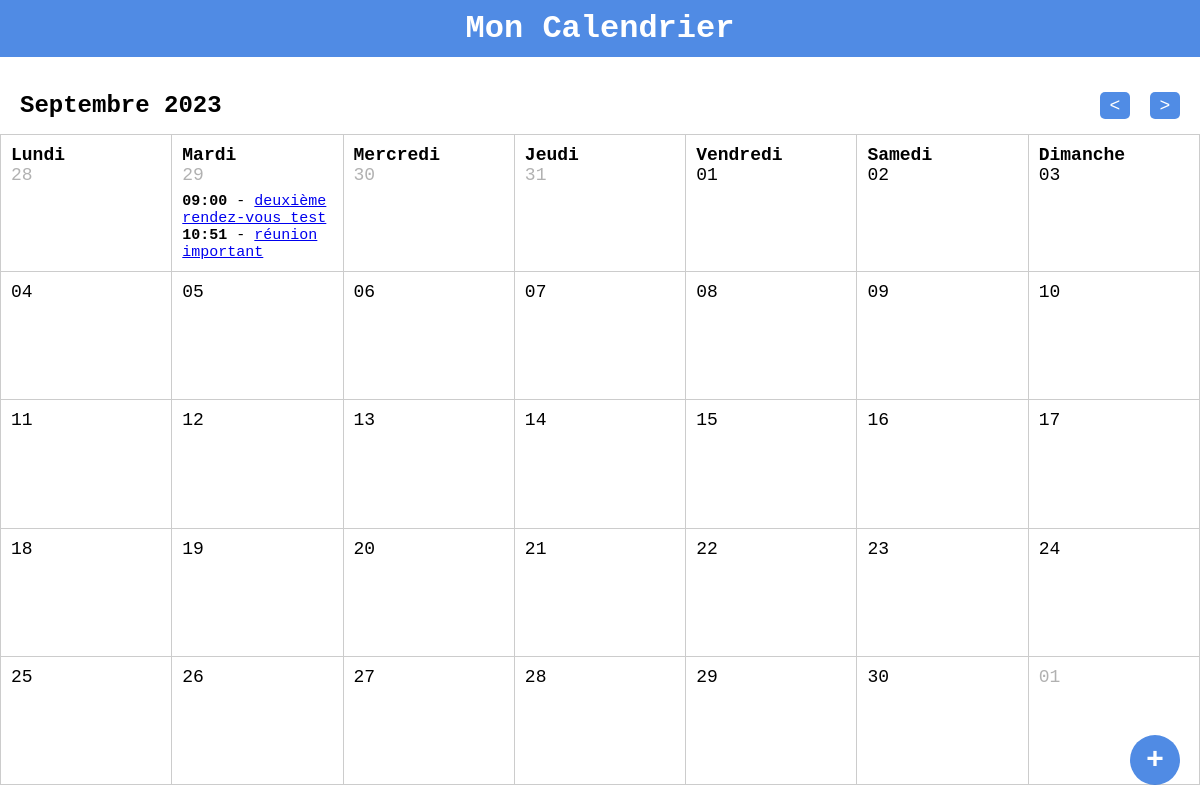
/, run on an earlier commit of the app's database.
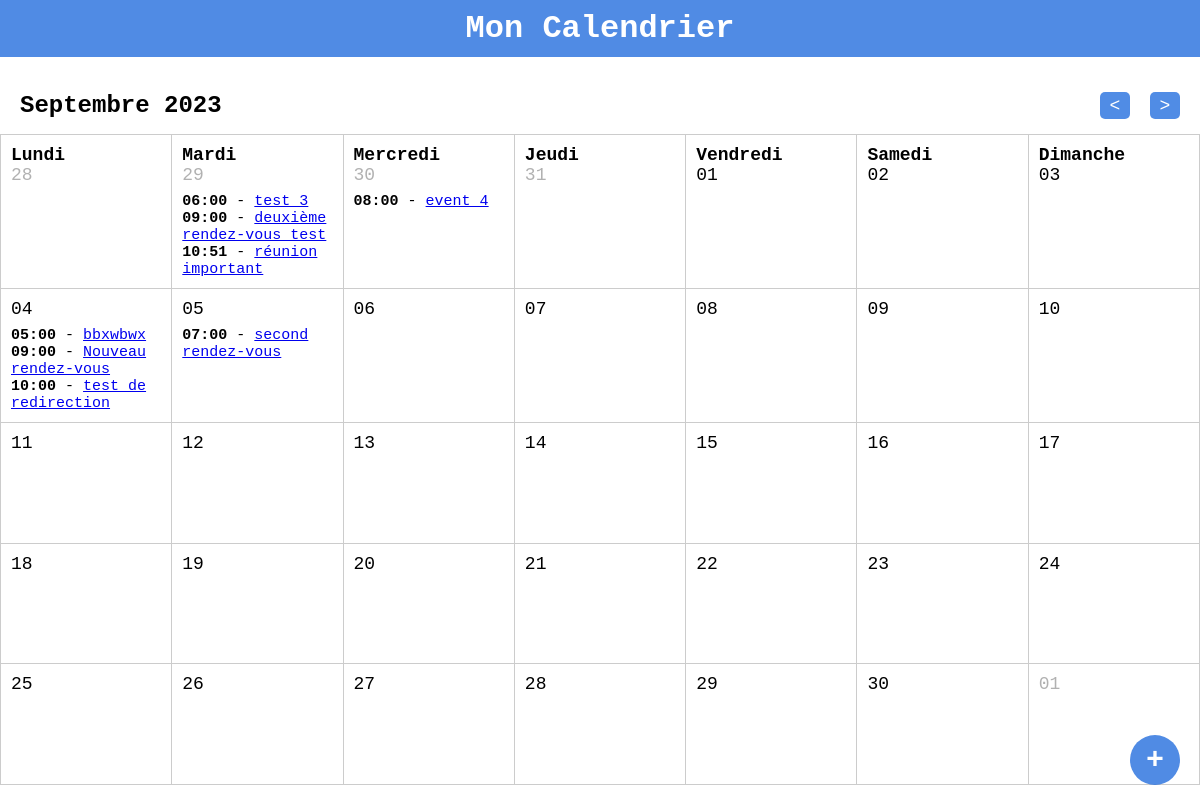
And on a later commit of the database.
### tables this page shows
CREATE TABLE events(
  id INTEGER NOT NULL  PRIMARY KEY AUTOINCREMENT,
  title TEXT NOT NULL,
  description TEXT NOT NULL,
  start INTERGER NOT NULL,
  end INTEGER NOT NULL
);

### src/Month.php (called while the page is built, shortened)
<?php
class Month{
  private $month;
  private $year;
  private $months = ["Janvier", "Février", "Mars", "Avril", "Mai", "Juin", "Juillet", "Aout", "Septembre", "Octobre", "Novembre", "Décembre"];
  public function __construct(?int $month = null, ?int $year = null)
  {
    if($month === null){
      $month = (int)date("m");
    }
    if($year === null){
      $year = (int)date("Y");
    }
    $this->month = $month;
    $this->year = $year;
  }
  public function toString(): string
  {
    return $this->months[$this->month - 1] . " " . $this->year;
  }
  public function getStartDay(): \DateTime
  {
    return new \DateTime("{$this->year}-{$this->month}-01");
  }
  public function getWeeks(): int
  {
    $start = $this->getStartDay();
    $end = (clone $start)->modify("+1 month -1 day");
    if($end->format("W") === "01"){
      $end = $end->modify("-7 days");
      $nbWeeks = ((int)$end->format("W") - (int)$start->format("W")) + 2;
    }else{
      $nbWeeks = ((int)$end->format("W") - (int)$start->format("W")) + 1;
    }
    return $nbWeeks;
  }
  public function isNotSameDate(\DateTime $date): bool
  {
    return $this->getStartDay()->format("Y-m") !== $date->format("Y-m");
  }
  public function urlNextMonth(): string
  {
    $month = $this->month;
    $year = $this->year;
    $month++;
    return http_build_query(["month" => $month , "year" => $year]);
  }
  public function urlPreviousMonth(): string
  {
    $month = $this->month;
    $year = $this->year;
    $month--;
    return http_build_query(["month" => $month , "year" => $year]);
  }
}

### src/Event.php (called while the page is built, shortened)
<?php
class Event {
  private \PDO $pdo;
    public function __construct()
    {
      $pdo = new PDO("sqlite:../database/db.sqlite", null, null, [
        PDO::ATTR_ERRMODE => PDO::ERRMODE_EXCEPTION,
        PDO::ATTR_DEFAULT_FETCH_MODE => PDO::FETCH_ASSOC
      ]);
     return $this->pdo = $pdo;
    }
    private function getAllEvents(DateTime $start, DateTime $end): array
    {
      $start = $start->getTimestamp();
      $end = $end->getTimestamp();
      $query = $this->pdo->query("SELECT * FROM events WHERE start BETWEEN $start AND $end ORDER BY start ASC");
      return $query->fetchAll();
    }
    public function getAllEventsByDate(DateTime $start, DateTime $end): array
    {
      $events = [];
      $allEvents = $this->getAllEvents($start, $end);
      foreach($allEvents as $event){
        $dateStart = date("Y-m-d", $event["start"]);
        if(!isset($events[$dateStart])){
          $events[$dateStart] = [$event];
        }else{
          $events[$dateStart][] = $event;
        }
      }
      return $events;
    }
}

### public/index.php (the view, shortened to what this page needs)
<?php
  try {
    $initialDate = new Month($_GET["month"] ?? null, $_GET["year"] ?? null);
  } catch (\Exception $e) {
    echo $e->getMessage();
  }
  $weeks = $initialDate->getWeeks();
  $start = $initialDate->getStartDay();
  $start = $start->format("N") === "1" ? $start : $initialDate->getStartDay()->modify("last monday");
  $end = (clone $start)->modify("+" . (6 + 7 * ($weeks - 1)) . " days");
  $event = new Event();
  $eventByDate = $event->getAllEventsByDate($start, $end);
  require "../views/header.php";
?>
  <section>
    <h2 class="section_title"><?= $initialDate->toString() ?></h2>
    <div class="section_links">
      <a href="?<?= $initialDate->urlPreviousMonth() ?>">&lt;</a>
      <a href="?<?= $initialDate->urlNextMonth() ?>">&gt;</a>
    </div>
  </section>
  <table class="table__calendar">
    <?php for($semaine = 0; $semaine < $initialDate->getWeeks(); $semaine++): ?>
      <tr class="table__week table__<?= $initialDate->getWeeks() ?>weeks">
        <?php foreach($initialDate->days as $k => $day):
              $addDays = (clone $start)->modify("+" . $k + ($semaine * 7) . " days");
              $everyEvent = $eventByDate[$addDays->format("Y-m-d")] ?? [];
        ?>
          <td>
            <?php if($semaine === 0): ?>
              <div class="calendar__day"><?= $day ?></div>
            <?php endif ?>
            <div class="calendar_number_day <?= $initialDate->isNotSameDate($addDays) ? "calendar_not_same_date" : '' ?>"><?= $addDays->format("d"); ?></div>
            <div class="calendar__events">
              <?php foreach($everyEvent as $e): ?>
                <p><span><?= date("H:i", $e["start"]) ?></span> - <a href="./edit.php?id=<?= $e["id"] ?>"><?= $e["title"] ?></a></p>
              <?php endforeach ?>
            </div>
          </td>
        <?php endforeach ?>
      </tr>
    <?php endfor; ?>
  </table>
  <button class="calendar_button">
    <a href="./addevent.php">+</a>
  </button>
<?php require "../views/footer.php"; ?>

### views/header.php (shortened to what this page needs)
<!DOCTYPE html>
<html lang="fr">
<head>
  <link rel="stylesheet" href="css/app.css">
</head>
<body>
  <header>
    <h1>Mon Calendrier</h1>
  </header>

### public/css/app.css (style rules this page uses)
*, *::before, *::after { margin: 0; padding: 0; box-sizing: border-box; font-family:'Courier New', Courier, monospace }
header { text-align: center; background-color: rgba(43, 115, 223, 0.822); color: white; padding: 10px 0; margin-bottom: 35px; }
section { display: flex; justify-content: space-between; margin: 15px 20px; }
.section_links { width: 80px; display: flex; align-content: center; justify-content: space-between; }
.section_links a { display: flex; justify-content: center; align-items: center; width: 30px; font-size: 18px; text-decoration: none; color: white; background-color: rgba(43, 115, 223, 0.822); border-radius: 5px; }
.table__calendar { width: 100%; height: calc(100vh - 149px); border-collapse: collapse; font-size: 18px; }
.table__week td { width: calc(100% / 7); height: 20%; border: #CCC solid 1px; padding: 10px; vertical-align: top; }
.calendar__day { font-weight: bold; }
.calendar_not_same_date { opacity: 0.3; }
.calendar__events { margin-top: 8px; font-size: 15px; }
.calendar__events span { font-weight: 700; }
.calendar_button { display: flex; align-items: center; justify-content: center; width: 50px; height: 50px; position: absolute; bottom: 15px; right: 20px; background: rgba(43, 115, 223, 0.822); border-radius: 50%; border: transparent; font-weight: bold; transform: scale(1); transition: transform 0.5s; }
.calendar_button a { font-size: 30px; text-decoration: none; color: white; }

What changed in the data, as far as the page shows it:
added events: start "06:00", title "test 3", shown under "Mardi"
added events: start "08:00", title "event 4", shown under "Mercredi"
added events: start "05:00", title "bbxwbwx", shown under "04"
added events: start "09:00", title "Nouveau rendez-vous", shown under "04"
added events: start "10:00", title "test de redirection", shown under "04"
added events: start "07:00", title "second rendez-vous", shown under "05"
